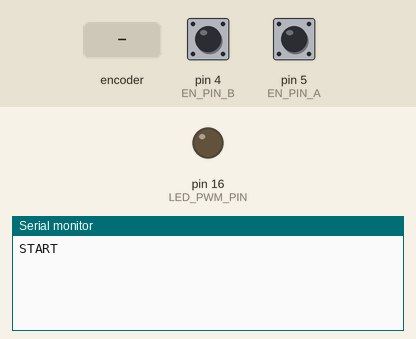
The sketch below on a simulated Arduino Uno, built with avr-gcc and run on an emulated ATmega328P. On the bench: output pins drawn as LEDs (lit = HIGH), the last lines printed to the serial monitor. The inputs (shaded band) are chosen by the test bench; at power-on: pin 4 (EN_PIN_B) HIGH, pin 5 (EN_PIN_A) HIGH.

Above: at 1.3 s.
1.4 s: rotary encoder on pin 5 (EN_PIN_A) / pin 4 (EN_PIN_B) turned 1 step (first pin leading)
At 1.9 s:
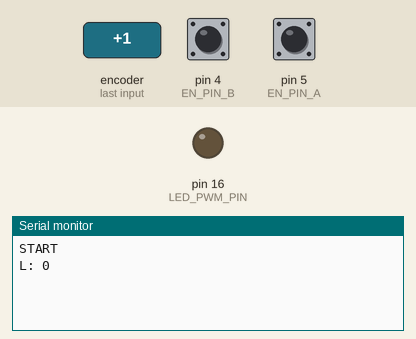
3.1 s: rotary encoder on pin 5 (EN_PIN_A) / pin 4 (EN_PIN_B) turned 2 steps (second pin leading)
At 4.2 s:
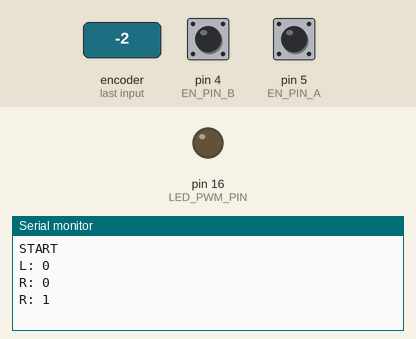

The sketch:

led_pwm_dimmer.ino
```cpp
// For Arduino UNO

//#define LED_PIN 13
//#define LED_PWM_PIN 11
//
//#define EN_PIN_A 12
//#define EN_PIN_B 8
//#define BTN_PIN 4

// For ESP8266
#define LED_PIN 0
#define LED_PWM_PIN 16

#define EN_PIN_A 5
#define EN_PIN_B 4
#define BTN_PIN 0


unsigned char encoder_A;
unsigned char encoder_B;
unsigned char last_encoder_A;
unsigned char last_encoder_B;
int led_power = 0;
int power_step = 1;
long loop_time;
long button_time;
bool last_button_state;

void setup() {
  pinMode(LED_PIN, OUTPUT);
  pinMode(EN_PIN_A, INPUT_PULLUP);
  pinMode(EN_PIN_B, INPUT_PULLUP);
  pinMode(BTN_PIN, INPUT_PULLUP);

  analogWrite(LED_PWM_PIN, 0);

  Serial.begin( 115200 );
  delay(100);
  Serial.println( "START" );
}

void loop() {
  long current_time = millis(); //millis() - Returns the number of milliseconds since the Arduino board began running the current program.

  bool btn = digitalRead(BTN_PIN);  //Read state of encoder switch.
  if ( btn != last_button_state && current_time - button_time > 100 ) { //If the state is different from the previous one and since last state change has been at least 100ms.
    if ( btn == LOW && last_button_state ) { //Detect the transitions from HIGH to LOW
      if ( led_power == 255 ) {
        led_power = 0;
        Serial.println( "L: " + String(led_power) );
      } else {
        led_power = 255;
        Serial.println( "L: " + String(led_power) );
      }
      analogWrite(LED_PWM_PIN, led_power);
    }
    last_button_state = btn;
    button_time = current_time;
  }

  if ( current_time - loop_time >= 5 ) {
    encoder_A = digitalRead(EN_PIN_A);  //Read encoder pin A
    encoder_B = digitalRead(EN_PIN_B);  //Read encoder pin B

    if ( !encoder_A && last_encoder_A ) {
      if ( encoder_B ) {
        Serial.println( "L: " + String(led_power) );
        led_power = led_power - power_step;
      } else {
        Serial.println( "R: " + String(led_power) );
        led_power = led_power + power_step;
      }

      if ( led_power < 0 ) led_power = 0;
      if ( led_power >= 255 ) led_power = 255;

      if ( led_power >= 0 && led_power <= 10 ) {
        power_step = 1;
      } else if ( led_power > 10 && led_power <= 20 ) {
        power_step = 2;
      } else if ( led_power > 20 && led_power <= 30 ) {
        power_step = 5;
      } else if ( led_power > 30 ) {
        power_step = 10;
      }
      analogWrite(LED_PWM_PIN, led_power);
    }

    last_encoder_A = encoder_A;
    last_encoder_B = encoder_B;

    loop_time = current_time;
  }
}
```

Measured:
- after the input at 1.4 s, the serial monitor: prints a new line at once (image 1)
- after the input at 3.1 s, the serial monitor: prints a new line at once (image 2)
